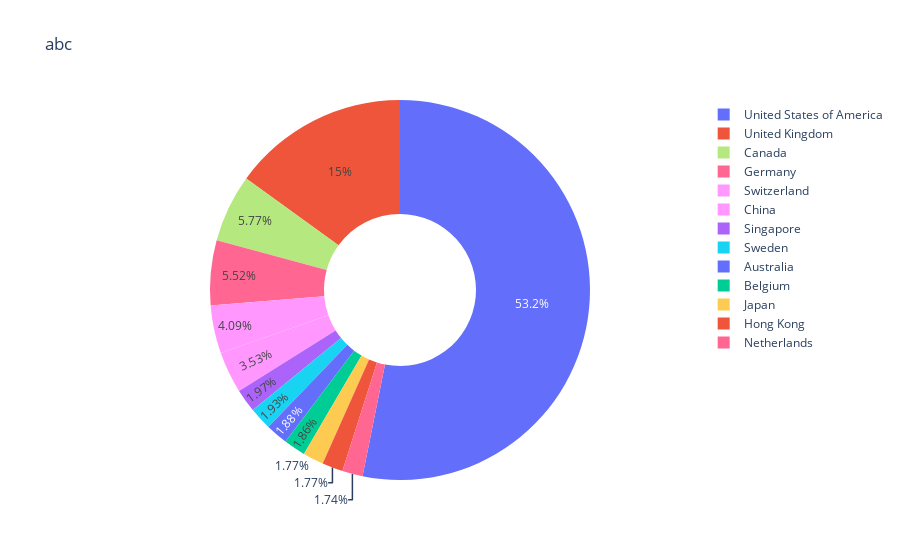

Notebook source saved alongside this figure:
### Code cell
import plotly.express as px
df2016 = timesData[timesData.year == 2016].iloc[:50,:]
fig = px.pie(df2016, values='total_score', names='country',title="abc",color='teaching',hole=.4)
fig.show()

### Figure 1 — Plotly figure (JSON) as saved in the notebook; plotly's stock layout.template omitted (floating-point values rounded to 4 significant figures)
{"data": [{"customdata": [[95.6], [86.5], [92.5], [88.2], [89.4], [83.6], [85.1], [83.3], [77], [85.7], [77.6], [86.5], [80.4], [78.1], [85.9], [80.8], [82], [77.9], [75.9], [76], [76.8], [67.4], [69.8], [68.6], [69.8], [71.7], [64.5], [60.6], [70.5], [74.7], [61.3], [67.1], [62], [60.2], [59.9], [64.5], [68.8], [66.1], [56.9], [52.6], [57.8], [77.8], [81.4], [60.1], [64.6], [59.3], [73.3], [52.6], [63.7], [65.1]], "domain": {"x": [0, 1], "y": [0, 1]}, "hole": 0.4, "hovertemplate": "country=%{label}<br>total_score=%{value}<br>teaching=%{customdata[0]}<extra></extra>", "labels": ["United States of America", "United Kingdom", "United States of America", "United Kingdom", "United States of America", "United States of America", "United States of America", "United Kingdom", "Switzerland", "United States of America", "United States of America", "United States of America", "United States of America", "United Kingdom", "United States of America", "United States of America", "United States of America", "United States of America", "Canada", "United States of America", "United States of America", "United States of America", "United Kingdom", "United Kingdom", "United States of America", "Singapore", "United Kingdom", "Sweden", "Germany", "United States of America", "Switzerland", "United States of America", "Australia", "Canada", "Belgium", "United States of America", "Germany", "Canada", "United States of America", "United States of America", "United States of America", "China", "Japan", "United States of America", "Hong Kong", "United States of America", "China", "Netherlands", "Germany", "United States of America"], "legendgroup": "", "marker": {"colors": ["#636efa", "#EF553B", "#00cc96", "#ab63fa", "#FFA15A", "#19d3f3", "#FF6692", "#B6E880", "#FF97FF", "#FECB52", "#636efa", "#EF553B", "#EF553B", "#00cc96", "#ab63fa", "#FFA15A", "#19d3f3", "#FF6692", "#B6E880", "#FF97FF", "#FECB52", "#636efa", "#EF553B", "#00cc96", "#EF553B", "#ab63fa", "#FFA15A", "#19d3f3", "#FF6692", "#B6E880", "#FF97FF", "#FECB52", "#636efa", "#EF553B", "#00cc96", "#FFA15A", "#ab63fa", "#FFA15A", "#19d3f3", "#FF6692", "#B6E880", "#FF97FF", "#FECB52", "#636efa", "#EF553B", "#00cc96", "#ab63fa", "#FF6692", "#FFA15A", "#19d3f3"]}, "name": "", "showlegend": true, "type": "pie", "values": ["95.2", "94.2", "93.9", "92.8", "92.0", "91.6", "90.1", "89.1", "88.3", "87.9", "87.6", "87.4", "87.2", "87.1", "86.1", "85.8", "85.2", "84.0", "83.9", "82.7", "82.4", "82.3", "81.3", "80.3", "79.5", "79.2", "78.2", "77.5", "77.3", "77.2", "76.1", "75.6", "75.4", "75.3", "74.8", "74.5", "74.4", "72.6", "72.2", "72.2", "72.1", "72.0", "71.1", "71.0", "71.0", "70.3", "70.0", "70.0", "69.9", "69.7"]}], "layout": {"legend": {"tracegroupgap": 0}, "title": {"text": "abc"}}}
